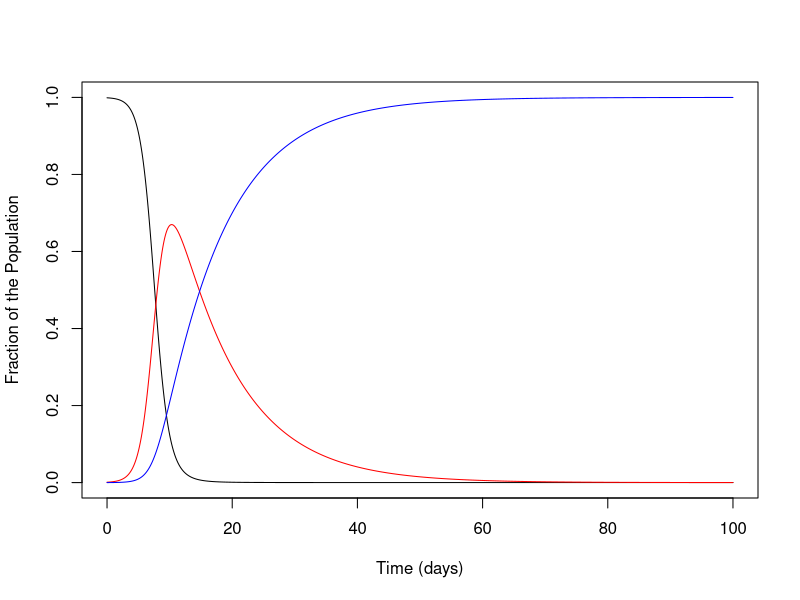

Here is the R script that generated this plot: (Note: this script raises an error after producing the figure.)
## ---- chunk 1
knitr::opts_chunk$set(echo = TRUE, fig.pos = 'h')
## ---- chunk 2
if(!(require(deSolve))) install.packages("deSolve")

library(deSolve)
## ---- chunk 3

# ODE SYSTEM FUNCTION
SIR_ode = function(t, y, params){
  with(as.list(c(y, params)), {
    
    # storage
    ## We need to have a vector of size equal to the number of ODEs in the system
    dydt = rep(0, 3)
    
    # equations:
    dydt[1] = -beta * y[1] * y[2]               # S, susceptible hosts
    dydt[2] = beta * y[1] * y[2] - gamma * y[2] # I, infectious hosts
    dydt[3] = gamma * y[2]                      # R, recovered/removed hosts
    
    return(list(dydt))
    
  })
}

## ---- chunk 4

# Specify the parameter values
beta = 1.0
gamma = 1/10.0
R_naught = beta/gamma
print(paste0("R_naught = ", R_naught))

# Store parameters in a named list
params = c(beta = beta,
           gamma = gamma)

# Specify the initial conditions
# Remember, S+I+R = 1
S_t0 = 0.999
I_t0 = 1 - S_t0
R_t0 = 0

# Store in a vector
inits = c(S_t0, I_t0, R_t0)

# Each time step that will be solved
time_ode = seq(0, 100, by = 0.1)

# Run ODE
out = ode(y = inits, 
          times = time_ode, 
          func = SIR_ode, 
          method="ode45", # Runge-Kutta 4-5 method
          parms = params)

# Object 'out' is a matrix
# Specify the column names, convert to data frame:
colnames(out) = c("time", "S", "I", "R")
out = data.frame(out)

## ---- chunk 5

# Set up a blank plot
plot(x=NA, 
     y=NA, 
     xlim = c(0, max(time_ode)), 
     ylim = c(0, 1),
     xlab = "Time (days)",
     ylab = "Fraction of the Population")
# Plot one line at a time:
lines(out$S ~ out$time, lty = 1, col = "black") # S, suceptible hosts
lines(out$I ~ out$time, lty = 1, col = "red")   # I, infectious hosts
lines(out$R ~ out$time, lty = 1, col = "blue")  # R, removed hosts
## ---- chunk 6
knitr::include_graphics("phase_diagram.pdf")
## ---- chunk 7
# Hint: Here's a sequence of S_vals to use
# i changed the s vals
S_vals = seq(0.3, 0.5, length.out = 10)

beta = 0.8
gamma = 0.15
params = c(beta = beta,
           gamma = gamma)

plot(x=NA, 
   y=NA,
   xlim = c(min(out$S), max(S_vals)), 
   ylim = c(0, 0.13),
   xlab = "Susceptible(t)",
   ylab = "Infectious(t)")

# Each time step that will be solved
time_ode = seq(0, 500, by = 0.1)

SIR_ode = function(t, y, params){
  with(as.list(c(y, params)), {
    
    # storage
    ## We need to have a vector of size equal to the number of ODEs in the      system
    dydt = rep(0, 3)
    
    # equations:
    dydt[1] = -beta * y[1] * y[2]               # S, susceptible hosts
    dydt[2] = beta * y[1] * y[2] - gamma * y[2] # I, infectious hosts
    dydt[3] = gamma * y[2]                      # R, recovered/removed hosts
    
    return(list(dydt))
    
  })
}

for (i in 1:10){
  S_t0 = S_vals[i]
  I_t0 = 0.001
  R_t0 = 0
  
  inits = c(S_t0, I_t0, R_t0)
  
  # Run ODE
  out = ode(y = inits, 
            times = time_ode, 
            func = SIR_ode, 
            method="ode45", # Runge-Kutta 4-5 method
            parms = params)
  
  # Object 'out' is a matrix
  # Specify the column names, convert to data frame:
  colnames(out) = c("time", "S", "I", "R")
  out = data.frame(out)

  lines(out$I ~ out$S, lty = 1, col = "black")
}

abline(v=(gamma/beta), lty=2)

## ---- chunk 8
knitr::include_graphics("burnout.pdf")
## ---- chunk 9

burn_out = function(R_inf, R_naught){
  1 - exp(-R_naught * R_inf) - R_inf
}

temp_R_naught = 2.0

temp_root =  uniroot(burn_out, interval = c(0.01, 1), extendInt = "yes",
                      R_naught = temp_R_naught, tol = 0.001)

root = temp_root$root
paste("The root of the equation is:", round(root,3))

## ---- chunk 10
# HINTS:
# Values to test:
n_R_naught = 100
temp_R_naught = seq(0.7, 5.0, length.out = n_R_naught)
# Allocate storage:
roots = vector(mode = "numeric", length = n_R_naught)

burn_out = function(R_inf, R_naught){
  1 - exp(-R_naught * R_inf) - R_inf
}

plot(x=NA, 
   y=NA,
   xlim = c(0, max(temp_R_naught)), 
   ylim = c(0, 1),
   xlab = "R-Naught",
   ylab = "Total Fraction Infected")

for (i in 1:100)
{
  
  
  temp_root =  uniroot(burn_out, interval = c(0.01, 1), extendInt = "yes",
                      R_naught = temp_R_naught[i], tol = 0.001)
  
  roots[i] = temp_root$root
}

lines(roots ~ temp_R_naught, lty = 1, col = "black")
